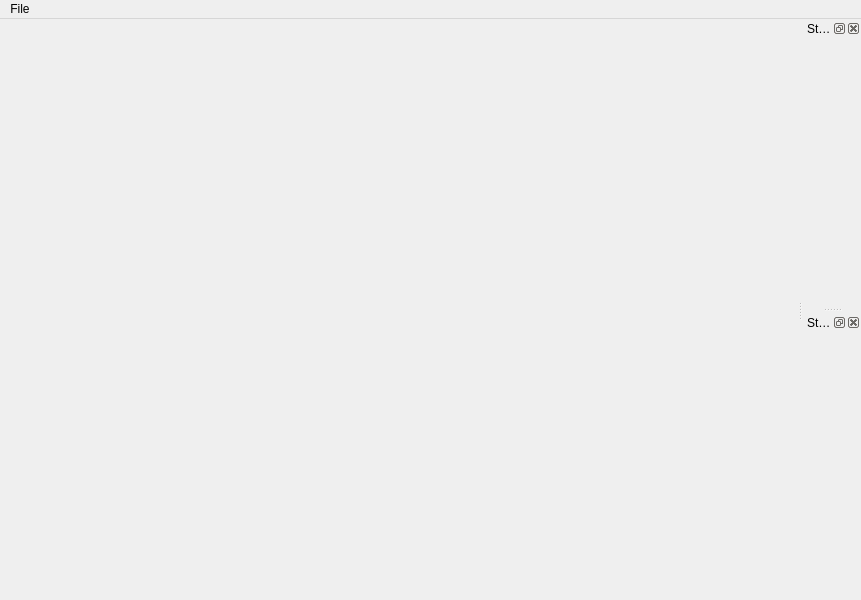
<?xml version="1.0" encoding="UTF-8"?>
<ui version="4.0">
 <class>Main</class>
 <widget class="QMainWindow" name="Main">
  <property name="geometry">
   <rect>
    <x>0</x>
    <y>0</y>
    <width>861</width>
    <height>600</height>
   </rect>
  </property>
  <property name="windowTitle">
   <string>MainWindow</string>
  </property>
  <widget class="QWidget" name="content">
   <layout class="QVBoxLayout" name="verticalLayout">
    <item>
     <widget class="PlotWidget" name="main_plot" native="true"/>
    </item>
   </layout>
  </widget>
  <widget class="QMenuBar" name="menubar">
   <property name="geometry">
    <rect>
     <x>0</x>
     <y>0</y>
     <width>861</width>
     <height>26</height>
    </rect>
   </property>
   <widget class="QMenu" name="menuFile">
    <property name="title">
     <string>File</string>
    </property>
    <addaction name="settings_action"/>
    <addaction name="statistic_action"/>
    <addaction name="separator"/>
    <addaction name="quit_action"/>
   </widget>
   <addaction name="menuFile"/>
  </widget>
  <widget class="QDockWidget" name="station1_dock">
   <property name="windowTitle">
    <string>Station 1</string>
   </property>
   <attribute name="dockWidgetArea">
    <number>2</number>
   </attribute>
   <widget class="PlotWidget" name="station1_plot"/>
  </widget>
  <widget class="QDockWidget" name="station2_dock">
   <property name="windowTitle">
    <string>Station 2</string>
   </property>
   <attribute name="dockWidgetArea">
    <number>2</number>
   </attribute>
   <widget class="PlotWidget" name="station2_plot"/>
  </widget>
  <action name="settings_action">
   <property name="text">
    <string>Settings</string>
   </property>
  </action>
  <action name="quit_action">
   <property name="text">
    <string>Quit</string>
   </property>
  </action>
  <action name="statistic_action">
   <property name="text">
    <string>Statistic</string>
   </property>
  </action>
 </widget>
 <customwidgets>
  <customwidget>
   <class>PlotWidget</class>
   <extends>QWidget</extends>
   <header>ces.app.plot</header>
   <container>1</container>
  </customwidget>
 </customwidgets>
 <resources/>
 <connections>
  <connection>
   <sender>quit_action</sender>
   <signal>triggered(bool)</signal>
   <receiver>Main</receiver>
   <slot>close()</slot>
   <hints>
    <hint type="sourcelabel">
     <x>-1</x>
     <y>-1</y>
    </hint>
    <hint type="destinationlabel">
     <x>399</x>
     <y>299</y>
    </hint>
   </hints>
  </connection>
 </connections>
</ui>
